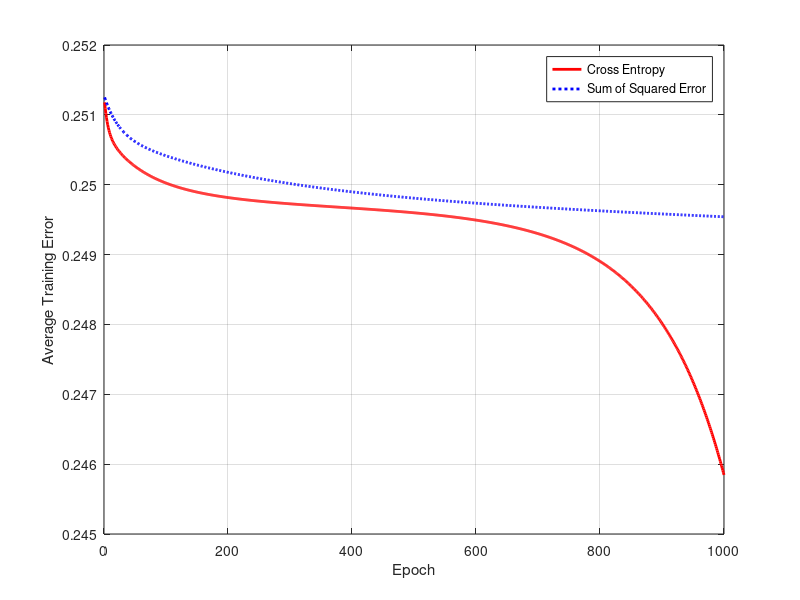

Here is the MATLAB script that generated this plot:
clear all

function [W1, W2] = BackpropCEf(W1, W2, X, D)
    alpha = 0.1;
    
    [N, ~] = size(X);
    for k = 1:N
        x = X(k, :)';
        d = D(k);

        v1 = W1 * x;
        y1 = Sigmoid(v1);

        v = W2 * y1;
        y = Sigmoid(v);

        e = d - y;
        delta = e;

        e1 = W2' * delta;
        delta1 = y1 .* (1 - y1) .* e1;

        W1 = W1 + alpha * delta1 * x';
        W2 = W2 + alpha * delta * y1';
    end
end

function [W1, W2] = Backprop(W1, W2, X, D)
    alpha = 0.1;
    
    [N, ~] = size(X);
    for k = 1:N
        x = X(k, :)';
        d = D(k);

        v1 = W1 * x;
        y1 = Sigmoid(v1);

        v = W2 * y1;
        y = Sigmoid(v);

        e = d - y;
        delta = e .* y .* (1 - y);

        e1 = W2' * delta;
        delta1 = e1 .* y1 .* (1 - y1);

        W1 = W1 + alpha * delta1 * x';
        W2 = W2 + alpha * delta * y1';
    end
end

function y = Sigmoid(x)
    y = 1 ./ (1 + exp(-x));
end

X = [0 0 1;
     0 1 1;
     1 0 1;
     1 1 1];

D = [0; 1; 1; 0];

E1 = zeros(1000, 1);
E2 = zeros(1000, 1);

W11 = 2 * rand(4, 3) - 1;
W12 = 2 * rand(1, 4) - 1;

W21 = W11;
W22 = W12;

for epoch = 1:1000
    [W11, W12] = BackpropCEf(W11, W12, X, D);
    [W21, W22] = Backprop(W21, W22, X, D);

    es1 = 0;
    es2 = 0;

    N = 4;
    for k = 1:N
        x = X(k, :)';
        d = D(k);

        v1 = W11 * x;
        y1 = Sigmoid(v1);
        v = W12 * y1;
        y = Sigmoid(v);
        es1 = es1 + (d - y)^2;
        
        v1 = W21 * x;
        y1 = Sigmoid(v1);
        v = W22 * y1;
        y = Sigmoid(v);
        es2 = es2 + (d - y)^2;
    end

    E1(epoch) = es1 / N;
    E2(epoch) = es2 / N;
end

plot(E1, 'r', 'LineWidth', 2)
hold on
plot(E2, 'b:', 'LineWidth', 2)
xlabel('Epoch')
ylabel('Average Training Error')
legend('Cross Entropy', 'Sum of Squared Error')
grid on
